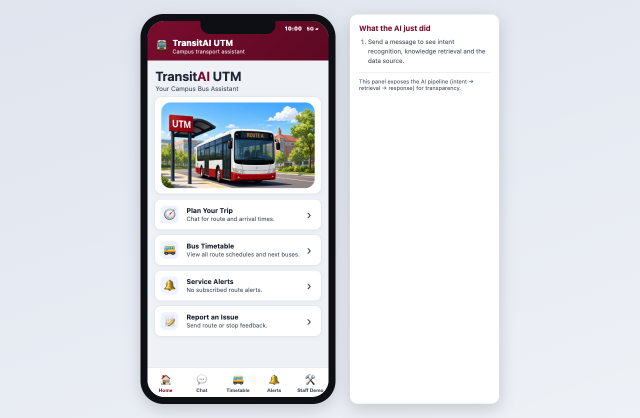
#> input picture prototype/manual_screenshots/01-home-overview.png, 1280 x 836 px (shown at 1/2 size)
$ python annotate-manual-screenshots.py
#> lines starting #> are read from the running program, lines starting #| are printed output that depends on the picture
from math import atan2, cos, hypot, pi, sin
from pathlib import Path
from textwrap import wrap

from PIL import Image, ImageDraw, ImageFont


BASE = Path(__file__).resolve().parents[1]
SRC = BASE / "manual_screenshots"
OUT = BASE / "manual_screenshots_annotated"

BLACK = (0, 0, 0)
WHITE = (255, 255, 255)


def font(size, bold=False):
#> called with size = 17, bold = False
    candidates = [
        "/System/Library/Fonts/Supplemental/Arial Bold.ttf" if bold else "/System/Library/Fonts/Supplemental/Arial.ttf",
        "/Library/Fonts/Arial Bold.ttf" if bold else "/Library/Fonts/Arial.ttf",
        "/usr/share/fonts/truetype/dejavu/DejaVuSans-Bold.ttf" if bold else "/usr/share/fonts/truetype/dejavu/DejaVuSans.ttf",
    ]
    for candidate in candidates:
        try:
            return ImageFont.truetype(candidate, size)
        except OSError:
            pass
    return ImageFont.load_default()


BODY_FONT = font(17)


def arrow(draw, start, end, width=2, gap=26):
    dx = end[0] - start[0]
    dy = end[1] - start[1]
    dist = hypot(dx, dy)
    if dist > gap + 8:
        tip = (end[0] - dx / dist * gap, end[1] - dy / dist * gap)
    else:
        tip = end
    draw.line([start, tip], fill=BLACK, width=width)
    angle = atan2(end[1] - start[1], end[0] - start[0])
    length = 14
    spread = pi / 7
    points = [
        tip,
        (tip[0] - length * cos(angle - spread), tip[1] - length * sin(angle - spread)),
        (tip[0] - length * cos(angle + spread), tip[1] - length * sin(angle + spread)),
    ]
    draw.polygon(points, fill=BLACK)


def anchor_for(box, target):
    x, y, w, h = box
    tx, ty = target
    if tx < x:
        return (x, max(y + 8, min(y + h - 8, ty)))
    if tx > x + w:
        return (x + w, max(y + 8, min(y + h - 8, ty)))
    if ty < y:
        return (max(x + 8, min(x + w - 8, tx)), y)
    if ty > y + h:
        return (max(x + 8, min(x + w - 8, tx)), y + h)
    return (x + w // 2, y + h // 2)


def callout(draw, number, text, box, target):
    x, y, w = box
    label = f"{number}. {text}"
    wrapped = "\n".join(wrap(label, width=max(16, int(w / 8.5))))
    bbox = draw.multiline_textbbox((0, 0), wrapped, font=BODY_FONT, spacing=4)
    h = bbox[3] - bbox[1] + 28
    rect = (x, y, w, h)
    draw.rounded_rectangle([x, y, x + w, y + h], radius=10, fill=WHITE, outline=BLACK, width=3)
    draw.multiline_text((x + 13, y + 12), wrapped, fill=BLACK, font=BODY_FONT, spacing=4)
    arrow(draw, anchor_for(rect, target), target)


ANNOTATIONS = {
    "01-home-overview.png": [
        (1, "demo clock is visible in the phone status bar", (24, 48, 238), (586, 57)),
        (2, "home cards start each user workflow", (24, 440, 238), (313, 497)),
        (3, "AI pipeline panel stays visible for originality evidence", (1014, 28, 240), (998, 58)),
    ],
    "02-chat-schedule.png": [
        (1, "query is classified and confidence is shown", (1012, 74, 248), (760, 121)),
        (2, "answer includes timetable, first bus, last bus and frequency", (22, 332, 248), (312, 405)),
        (3, "source note separates route data from configured timing", (1012, 256, 248), (998, 292)),
    ],
    "03-timetable-search.png": [
        (1, "search filters by route, stop or faculty alias", (22, 118, 248), (330, 237)),
        (2, "route card shows next bus, service window and frequency", (22, 352, 248), (312, 347)),
        (3, "tap a route card to open the full-day timetable", (1012, 344, 248), (580, 318)),
    ],
    "04-route-timetable-detail.png": [
        (1, "summary shows next bus, first bus, last bus and frequency", (22, 186, 248), (476, 324)),
        (2, "ordered stop line confirms route direction", (22, 478, 248), (332, 522)),
        (3, "scroll down to view every departure for the day", (1012, 632, 248), (628, 681)),
    ],
    "04b-route-timetable-times.png": [
        (1, "morning group shows each departure slot", (22, 126, 248), (330, 242)),
        (2, "next bus is highlighted", (1012, 278, 248), (603, 316)),
        (3, "afternoon and evening groups continue below", (1012, 452, 248), (602, 612)),
    ],
    "05-route-guidance.png": [
        (1, "route answer shows origin and destination", (22, 84, 248), (382, 194)),
        (2, "direct route recommendation includes ordered stops", (22, 356, 248), (452, 242)),
        (3, "AI panel records intent and retrieved KB chunks", (1012, 92, 248), (760, 122)),
    ],
    "06-bus-stop-detail.png": [
        (1, "stop detail page opens from a chat request", (22, 104, 248), (420, 194)),
        (2, "data status states what is verified or prototype-mapped", (22, 432, 248), (324, 529)),
        (3, "walking guidance stays cautious", (22, 650, 248), (310, 714)),
    ],
    "07-alerts-subscription-filter.png": [
        (1, "unsubscribed route delays stay hidden", (22, 190, 248), (324, 342)),
        (2, "subscription rows control which routes can notify Ali", (1012, 420, 248), (606, 464)),
    ],
    "08-alerts-after-proof.png": [
        (1, "subscribed BAS A delay becomes a visible alert", (22, 198, 248), (572, 328)),
        (2, "ETA, scheduled time, service window and frequency are shown", (1012, 300, 248), (630, 374)),
        (3, "subscription is ON only for the monitored route", (1012, 598, 248), (642, 625)),
    ],
    "09-feedback-submission.png": [
        (1, "student selects the issue type", (22, 198, 248), (482, 268)),
        (2, "details are logged after submit", (22, 498, 248), (322, 510)),
        (3, "this entry will appear in Staff Control Panel", (1012, 450, 248), (468, 542)),
    ],
    "10-staff-report-feed.png": [
        (1, "staff can change demo time before presenting", (1012, 228, 248), (555, 277)),
        (2, "submitted passenger report appears here for follow-up", (22, 410, 248), (310, 421)),
        (3, "route controls still show next/ETA, service window and frequency", (1012, 588, 248), (487, 623)),
    ],
    "11-resolution-proof.png": [
        (1, "proof trace lists clauses and derived resolvents", (22, 238, 248), (334, 426)),
        (2, "empty clause proves NotifyUser(ali, route_a, delay)", (22, 598, 248), (334, 680)),
        (3, "the Staff Demo tab drives this report Figure 5.2 proof", (1012, 592, 248), (620, 763)),
    ],
}

PROOF_CROP = "11b-resolution-proof-box.png"


def annotate(file_name):
#> called with file_name = '01-home-overview.png'
    image = Image.open(SRC / file_name).convert("RGB")
#> image is the input picture: PIL image 1280x836 RGB; mean R, G, B 220.5, 221.5, 226.8
    draw = ImageDraw.Draw(image)
    for number, text, box, target in ANNOTATIONS[file_name]:
        callout(draw, number, text, box, target)
    OUT.mkdir(parents=True, exist_ok=True)
    image.save(OUT / file_name)
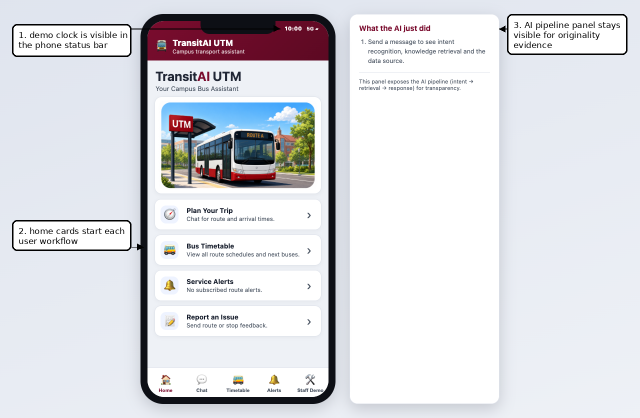
#> saved as 01-home-overview.png: PIL image 1280x836 RGB (shown at 1/2 size); mean R, G, B 219.6, 220.4, 225.3


def crop_proof_box():
    image = Image.open(SRC / "11-resolution-proof.png").convert("RGB")
    proof_box = image.crop((322, 128, 632, 710))
    proof_box.save(OUT / PROOF_CROP)


def main():
    OUT.mkdir(parents=True, exist_ok=True)
    for old in OUT.glob("*.png"):
        old.unlink()
    for file_name in ANNOTATIONS:
        annotate(file_name)
#> pass 2 of the loop in main, `for file_name in ANNOTATIONS:`:
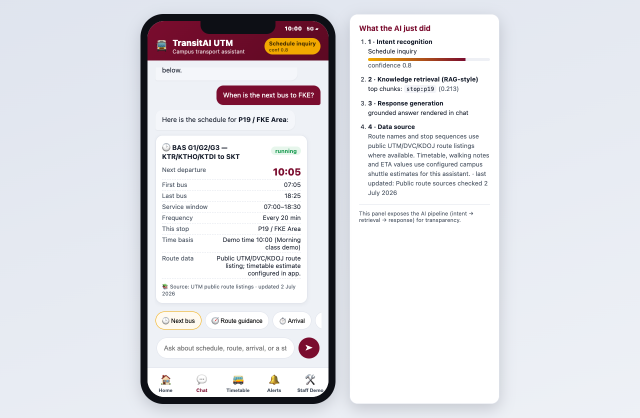
#> input picture prototype/manual_screenshots/02-chat-schedule.png, 1280 x 836 px (shown at 1/2 size)
#> in annotate, image is the input picture: PIL image 1280x836 RGB; mean R, G, B 224.6, 224, 228.8
#> in annotate (call 2), `image.save(OUT / file_name)`:
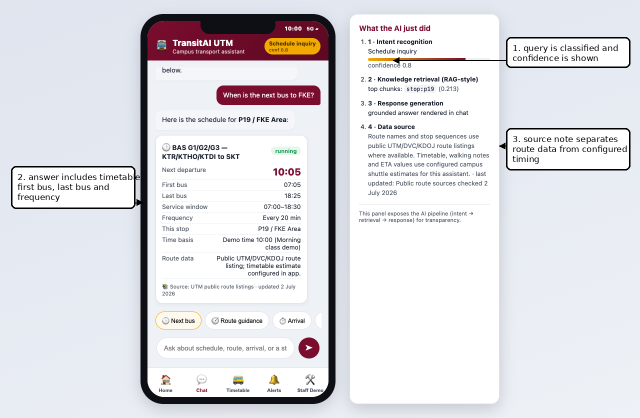
#> saved as 02-chat-schedule.png: PIL image 1280x836 RGB (shown at 1/2 size); mean R, G, B 223.5, 222.7, 227.1
#> pass 3 of the loop in main, `for file_name in ANNOTATIONS:`:
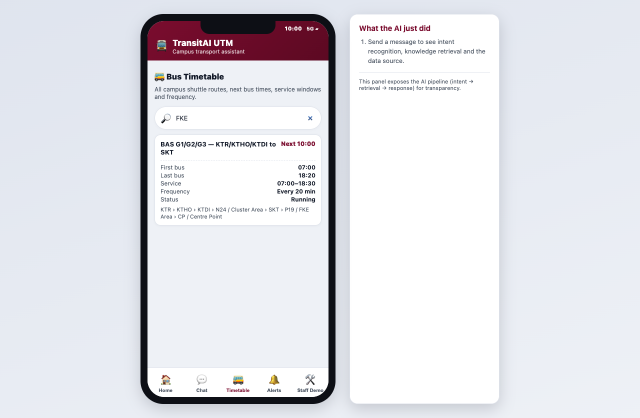
#> input picture prototype/manual_screenshots/03-timetable-search.png, 1280 x 836 px (shown at 1/2 size)
#> in annotate, image is the input picture: PIL image 1280x836 RGB; mean R, G, B 226.3, 226.8, 232.2
#> in annotate (call 3), `image.save(OUT / file_name)`:
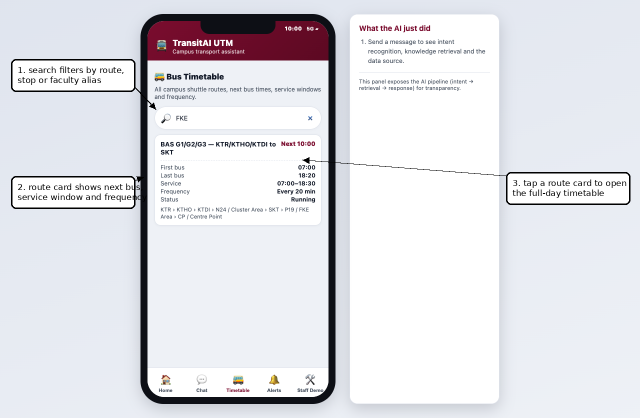
#> saved as 03-timetable-search.png: PIL image 1280x836 RGB (shown at 1/2 size); mean R, G, B 225.2, 225.4, 230.5
#> the loop made 7 passes; the first 3 are shown
    crop_proof_box()
    print(OUT)


if __name__ == "__main__":
#> (the run stopped early here; a loop or call above may not have finished)
